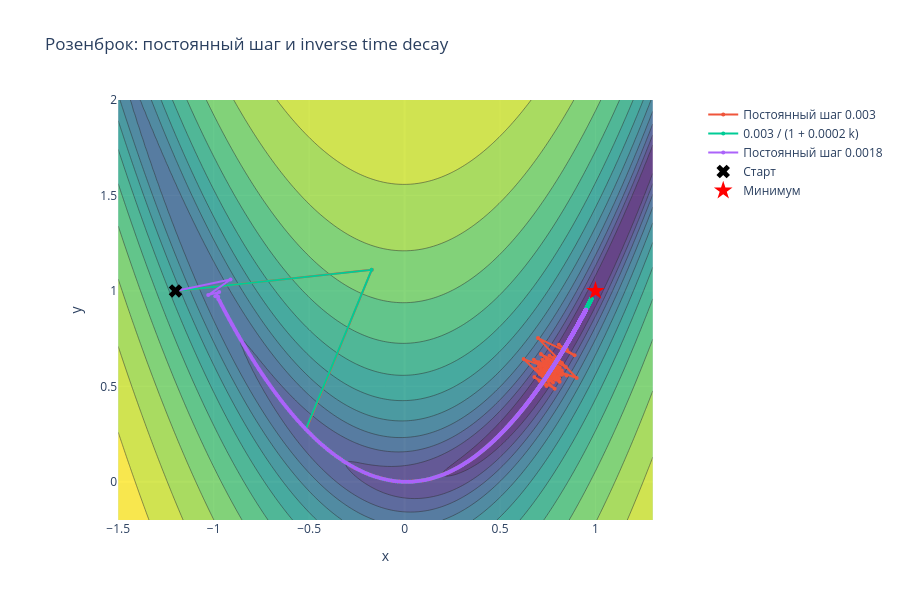
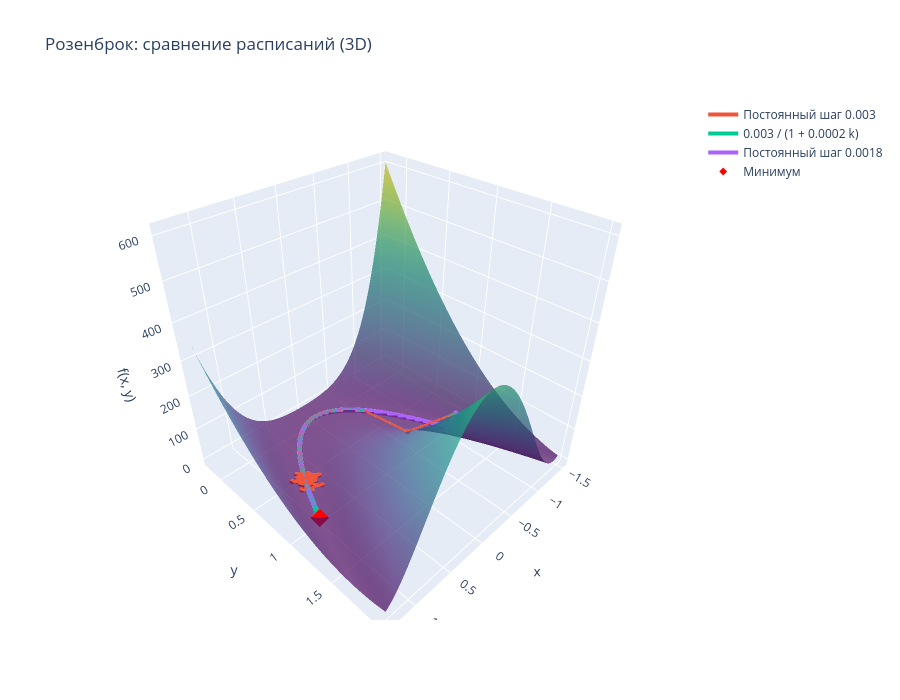

Write notebook code for charts like these, in order.
### Code cell
x_range_schedule = np.linspace(-1.5, 1.3, 140)
y_range_schedule = np.linspace(-0.2, 2.0, 140)
plot_gd_2d(rosenbrock_loss, results_schedule, x_range_schedule, y_range_schedule,
           title='Розенброк: постоянный шаг и inverse time decay', min_point=(1, 1))
plot_gd_3d(rosenbrock_loss, results_schedule, x_range_schedule, y_range_schedule,
           title='Розенброк: сравнение расписаний (3D)', min_point=(1, 1))

### Figure 1 — Plotly figure (JSON) as saved in the notebook; plotly's stock layout.template omitted (floating-point values rounded to 4 significant figures; data arrays with more than 128 entries replaced by an {"elided": "..."} marker saying what was removed)
{"data": [{"colorscale": [[0, "#440154"], [0.1111, "#482878"], [0.2222, "#3e4989"], [0.3333, "#31688e"], [0.4444, "#26828e"], [0.5556, "#1f9e89"], [0.6667, "#35b779"], [0.7778, "#6ece58"], [0.8889, "#b5de2b"], [1, "#fde725"]], "hoverinfo": "skip", "ncontours": 30, "opacity": 0.8, "showscale": false, "type": "contour", "x": {"elided": "140 float values"}, "y": {"elided": "140 float values"}, "z": {"elided": "140x140 float values"}}, {"line": {"width": 2}, "marker": {"size": 4}, "mode": "lines+markers", "name": "Постоянный шаг 0.003", "type": "scatter", "x": {"elided": "1001 float values"}, "y": {"elided": "1001 float values"}}, {"line": {"width": 2}, "marker": {"size": 4}, "mode": "lines+markers", "name": "0.003 / (1 + 0.0002 k)", "type": "scatter", "x": {"elided": "1001 float values"}, "y": {"elided": "1001 float values"}}, {"line": {"width": 2}, "marker": {"size": 4}, "mode": "lines+markers", "name": "Постоянный шаг 0.0018", "type": "scatter", "x": {"elided": "1001 float values"}, "y": {"elided": "1001 float values"}}, {"marker": {"color": "black", "size": 12, "symbol": "x"}, "mode": "markers", "name": "Старт", "type": "scatter", "x": [-1.2], "y": [1]}, {"marker": {"color": "red", "size": 14, "symbol": "star"}, "mode": "markers", "name": "Минимум", "type": "scatter", "x": [1], "y": [1]}], "layout": {"height": 600, "title": {"text": "Розенброк: постоянный шаг и inverse time decay"}, "xaxis": {"constrain": "domain", "range": [-1.5, 1.3], "title": {"text": "x"}}, "yaxis": {"constrain": "domain", "range": [-0.2, 2], "scaleanchor": "x", "scaleratio": 1, "title": {"text": "y"}}}}

### Figure 2 — Plotly figure (JSON) as saved in the notebook; plotly's stock layout.template omitted (floating-point values rounded to 4 significant figures; data arrays with more than 128 entries replaced by an {"elided": "..."} marker saying what was removed)
{"data": [{"colorscale": [[0, "#440154"], [0.1111, "#482878"], [0.2222, "#3e4989"], [0.3333, "#31688e"], [0.4444, "#26828e"], [0.5556, "#1f9e89"], [0.6667, "#35b779"], [0.7778, "#6ece58"], [0.8889, "#b5de2b"], [1, "#fde725"]], "opacity": 0.7, "showscale": false, "type": "surface", "x": {"elided": "140 float values"}, "y": {"elided": "140 float values"}, "z": {"elided": "140x140 float values"}}, {"line": {"width": 4}, "marker": {"size": 3}, "mode": "lines+markers", "name": "Постоянный шаг 0.003", "type": "scatter3d", "x": {"elided": "1001 float values"}, "y": {"elided": "1001 float values"}, "z": {"elided": "1001 float values"}}, {"line": {"width": 4}, "marker": {"size": 3}, "mode": "lines+markers", "name": "0.003 / (1 + 0.0002 k)", "type": "scatter3d", "x": {"elided": "1001 float values"}, "y": {"elided": "1001 float values"}, "z": {"elided": "1001 float values"}}, {"line": {"width": 4}, "marker": {"size": 3}, "mode": "lines+markers", "name": "Постоянный шаг 0.0018", "type": "scatter3d", "x": {"elided": "1001 float values"}, "y": {"elided": "1001 float values"}, "z": {"elided": "1001 float values"}}, {"marker": {"color": "red", "size": 6, "symbol": "diamond"}, "mode": "markers", "name": "Минимум", "type": "scatter3d", "x": [1], "y": [1], "z": [0]}], "layout": {"height": 700, "scene": {"xaxis": {"title": {"text": "x"}}, "yaxis": {"title": {"text": "y"}}, "zaxis": {"title": {"text": "f(x, y)"}}}, "title": {"text": "Розенброк: сравнение расписаний (3D)"}}}
